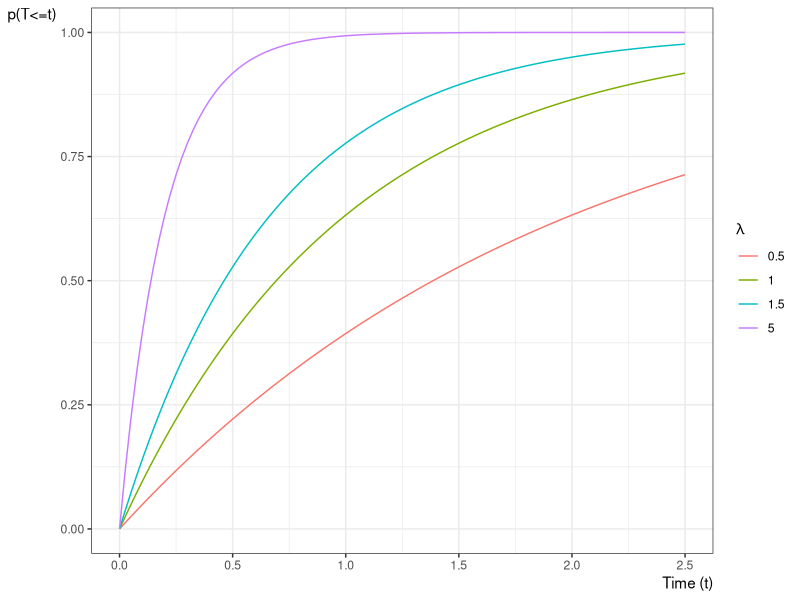

Here is the R script that generated this plot:
## ---- chunk 1
library(ggplot2)
ggplot() +
  geom_function(
    aes(col = "0.5"),
    fun = \(x) pexp(x, rate = 0.5)
  ) +
  geom_function(
    aes(col = "1"),
    fun = \(x) pexp(x, rate = 1)
  ) +
  geom_function(
    aes(col = "1.5"),
    fun = \(x) pexp(x, rate = 1.5)
  ) +
  geom_function(
    aes(col = "5"),
    fun = \(x) pexp(x, rate = 5)
  ) +
  theme_bw() +
  ylab("p(T<=t)") +
  guides(col = guide_legend(title = expr(lambda))) +
  xlab("Time (t)") +
  xlim(0, 2.5) +
  theme(
    axis.title.x =
      element_text(
        angle = 0,
        vjust = 1,
        hjust = 1
      ),
    axis.title.y =
      element_text(
        angle = 0,
        vjust = 1,
        hjust = 1
      )
  )
